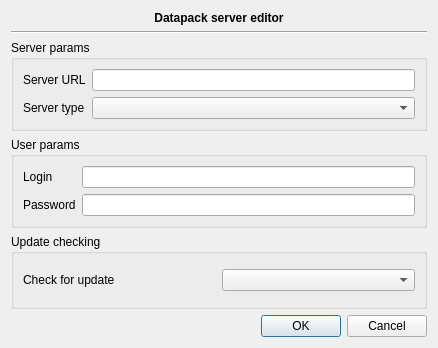
<?xml version="1.0" encoding="UTF-8"?>
<ui version="4.0">
 <class>DataPack::Internal::AddServerDialog</class>
 <widget class="QDialog" name="DataPack::Internal::AddServerDialog">
  <property name="geometry">
   <rect>
    <x>0</x>
    <y>0</y>
    <width>438</width>
    <height>348</height>
   </rect>
  </property>
  <property name="windowTitle">
   <string>Dialog</string>
  </property>
  <layout class="QGridLayout" name="gridLayout_3">
   <item row="0" column="0">
    <widget class="QLabel" name="titleLabel">
     <property name="sizePolicy">
      <sizepolicy hsizetype="Preferred" vsizetype="Fixed">
       <horstretch>0</horstretch>
       <verstretch>0</verstretch>
      </sizepolicy>
     </property>
     <property name="font">
      <font>
       <weight>75</weight>
       <bold>true</bold>
      </font>
     </property>
     <property name="text">
      <string>Datapack server editor</string>
     </property>
     <property name="alignment">
      <set>Qt::AlignCenter</set>
     </property>
    </widget>
   </item>
   <item row="1" column="0">
    <widget class="Line" name="line">
     <property name="orientation">
      <enum>Qt::Horizontal</enum>
     </property>
    </widget>
   </item>
   <item row="2" column="0">
    <widget class="QGroupBox" name="groupBox">
     <property name="title">
      <string>Server params</string>
     </property>
     <layout class="QGridLayout" name="gridLayout_4">
      <item row="0" column="0">
       <widget class="QLabel" name="label_2">
        <property name="text">
         <string>Server URL</string>
        </property>
       </widget>
      </item>
      <item row="0" column="1">
       <widget class="QLineEdit" name="serverUrl"/>
      </item>
      <item row="1" column="0">
       <widget class="QLabel" name="label_3">
        <property name="text">
         <string>Server type</string>
        </property>
       </widget>
      </item>
      <item row="1" column="1">
       <widget class="QComboBox" name="serverType"/>
      </item>
     </layout>
    </widget>
   </item>
   <item row="3" column="0">
    <widget class="QGroupBox" name="loginGroupBox">
     <property name="title">
      <string>User params</string>
     </property>
     <layout class="QGridLayout" name="gridLayout">
      <item row="0" column="0">
       <widget class="QLabel" name="label_4">
        <property name="text">
         <string>Login</string>
        </property>
       </widget>
      </item>
      <item row="1" column="0">
       <widget class="QLabel" name="label_5">
        <property name="text">
         <string>Password</string>
        </property>
       </widget>
      </item>
      <item row="1" column="1">
       <widget class="Utils::LineEditEchoSwitcher" name="userPassword"/>
      </item>
      <item row="0" column="1">
       <widget class="Utils::LineEditEchoSwitcher" name="userLogin"/>
      </item>
     </layout>
    </widget>
   </item>
   <item row="4" column="0">
    <widget class="QGroupBox" name="groupBox_3">
     <property name="title">
      <string>Update checking</string>
     </property>
     <layout class="QGridLayout" name="gridLayout_2">
      <item row="0" column="0">
       <widget class="QLabel" name="label_6">
        <property name="text">
         <string>Check for update</string>
        </property>
       </widget>
      </item>
      <item row="0" column="1">
       <widget class="QComboBox" name="checkUpdate"/>
      </item>
     </layout>
    </widget>
   </item>
   <item row="5" column="0">
    <widget class="QDialogButtonBox" name="buttonBox">
     <property name="orientation">
      <enum>Qt::Horizontal</enum>
     </property>
     <property name="standardButtons">
      <set>QDialogButtonBox::Cancel|QDialogButtonBox::Ok</set>
     </property>
    </widget>
   </item>
  </layout>
 </widget>
 <customwidgets>
  <customwidget>
   <class>Utils::LineEditEchoSwitcher</class>
   <extends>QLineEdit</extends>
   <header location="global">utils/widgets/lineeditechoswitcher.h</header>
  </customwidget>
 </customwidgets>
 <resources/>
 <connections>
  <connection>
   <sender>buttonBox</sender>
   <signal>accepted()</signal>
   <receiver>DataPack::Internal::AddServerDialog</receiver>
   <slot>accept()</slot>
   <hints>
    <hint type="sourcelabel">
     <x>248</x>
     <y>254</y>
    </hint>
    <hint type="destinationlabel">
     <x>157</x>
     <y>274</y>
    </hint>
   </hints>
  </connection>
  <connection>
   <sender>buttonBox</sender>
   <signal>rejected()</signal>
   <receiver>DataPack::Internal::AddServerDialog</receiver>
   <slot>reject()</slot>
   <hints>
    <hint type="sourcelabel">
     <x>316</x>
     <y>260</y>
    </hint>
    <hint type="destinationlabel">
     <x>286</x>
     <y>274</y>
    </hint>
   </hints>
  </connection>
 </connections>
</ui>
